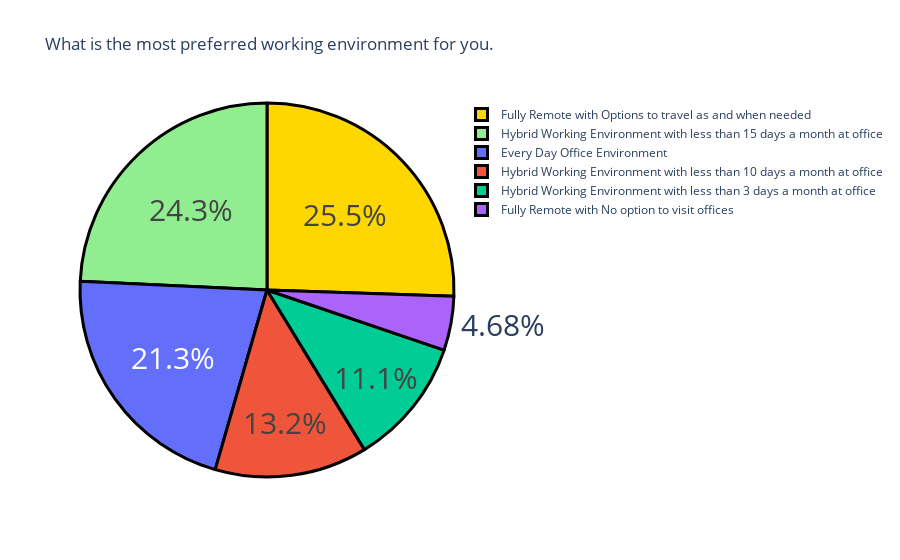

Notebook cell for this chart:
### Code cell
question5 = "What is the most preferred working environment for you."
question5 = data[question5].value_counts()
label = question5.index
counts = question5.values
fig = go.Figure(data = [go.Pie(labels = label, values = counts)])
fig.update_layout(title_text = "What is the most preferred working environment for you.")
fig.update_traces(hoverinfo = 'label+value',textinfo ='percent',textfont_size = 30,marker = dict(colors = colors,line = dict(color ='black',width =3)))

fig.show()

### Figure 1 — Plotly figure (JSON) as saved in the notebook; plotly's stock layout.template omitted (floating-point values rounded to 4 significant figures)
{"data": [{"hoverinfo": "label+value", "labels": ["Fully Remote with Options to travel as and when needed", "Hybrid Working Environment with less than 15 days a month at office", "Every Day Office Environment", "Hybrid Working Environment with less than 10 days a month at office", "Hybrid Working Environment with less than 3 days a month at office", "Fully Remote with No option to visit offices"], "marker": {"colors": ["gold", "lightgreen"], "line": {"color": "black", "width": 3}}, "textfont": {"size": 30}, "textinfo": "percent", "type": "pie", "values": [60, 57, 50, 31, 26, 11]}], "layout": {"autosize": true, "title": {"text": "What is the most preferred working environment for you."}}}
